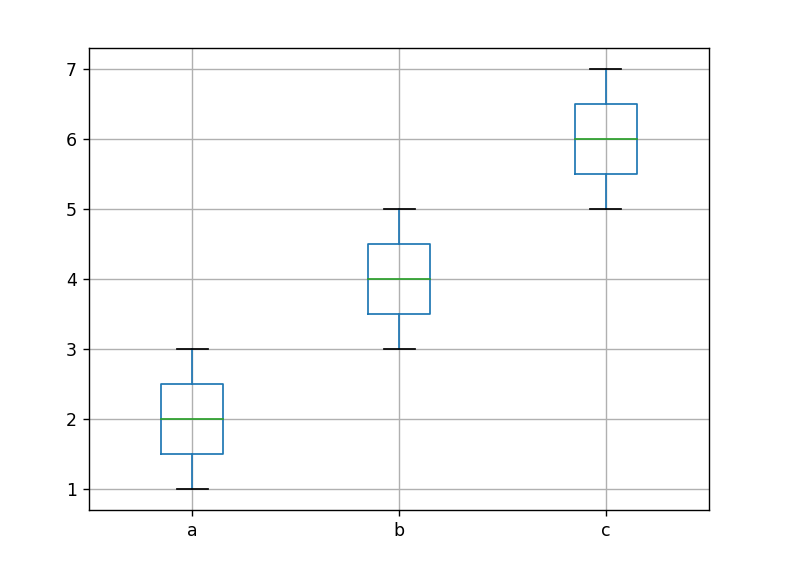

Reproduce this figure in Python.
from scipy import stats
import pandas as pd
import matplotlib.pyplot as plt

# Samples to compare
data = pd.DataFrame({
    'a': [3, 1, 2],
    'b': [5, 3, 4],
    'c': [7, 6, 5]
})
data.boxplot()
print('Null hypothesis: ', '='.join(data))
print('Alternative hypothesis: ', f'!({"=".join(data)})')
# Total average
grand_mean = data.values.flatten().mean()  # .flatten() - Return a copy of the array collapsed into one dimension
# deviation of the group average from the total average
ssb = sum(data[group].size * (group_mean - grand_mean) ** 2 for group, group_mean in data.mean().items())
# deviations of values within the group from the average group
ssw = sum(sum((x - group_mean) ** 2 for x in data[group]) for group, group_mean in data.mean().items())

groups = data.shape  # .shape() - Return a tuple representing the dimensionality of the DataFrame
print(groups)  # (3, 3)
dfb = groups[1] - 1
dfw = data.size - groups[1]
# SSB
mssb = ssb / dfb
# SSW
mssw = ssw / dfw

f_value = mssb / mssw

p = stats.f.sf(f_value, dfb, dfw)
print('Result:')
if p < 0.05:
    print('Reject the null hypothesis ')
else:
    print('NOT reject the null hypothesis ')

plt.show()
